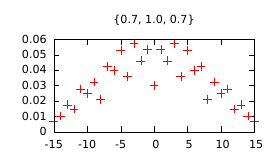

Recreate this plot in gnuplot.
set terminal pdf size 7cm, 4cm
set output 'doc-gnuplottex-fig2.pdf'
    set title "{0.7, 1.0, 0.7}"
    plot "also-bad.data" title ""
